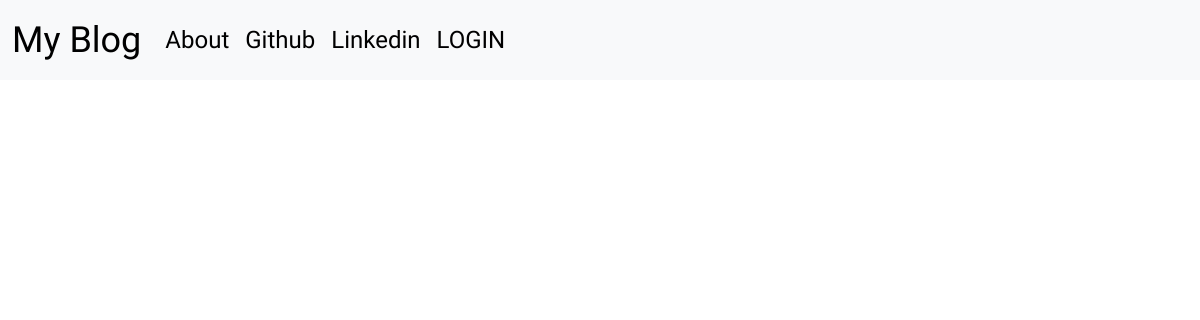
Before: / with the older database file.
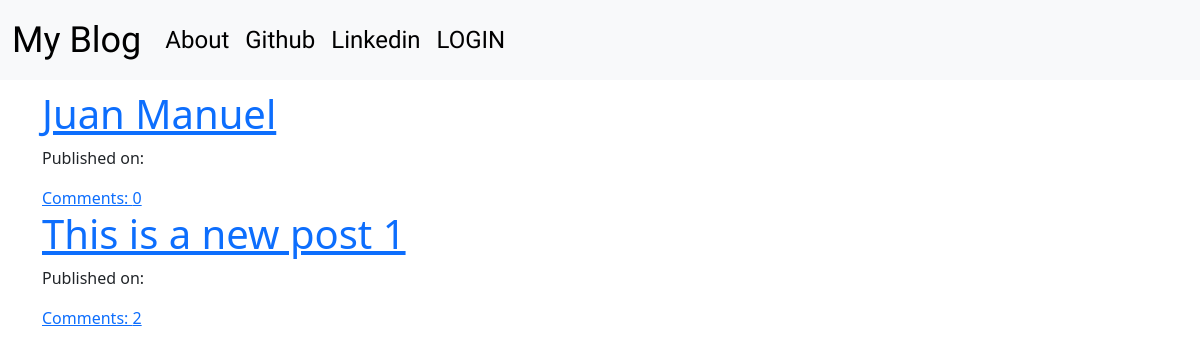
After: the same page with the newer database file.
### APP_Tech_blog/models.py (models this page shows, shortened)
class Post(models.Model):
    author = models.ForeignKey('auth.User', on_delete=models.CASCADE)
    title = models.CharField(max_length=200)
    text = models.TextField()
    created_date = models.DateTimeField(default=timezone.now)
    published_date = models.DateTimeField(blank=True, null=True)
    def approve_comments(self):
        return self.comments.filter(approved_comment=True)

### APP_Tech_blog/views.py (the view)
# urls.py: path('', views.PostListView.as_view(), name='post_list'),
class PostListView(ListView):
    model = Post
    def get_queryset(self):
        return Post.objects.filter(published_date__lte=timezone.now()).order_by('-published_date')

### APP_Tech_blog/templates/APP_Tech_blog/post_list.html
{% extends 'APP_Tech_blog/base.html' %}
{% block content %}
    <div class="centerstage">
        {% for post in post_list %}
            <div class="post">
            <h1><a href={% url 'post_detail' pk=post.pk %}>{{ post.title }}</a></h1>
            <div class="date">
                <p>Published on: {{ post.published|date:"D M Y" }}</p>
            </div>
                <a href={% url 'post_detail' pk=post.pk %}>Comments: {{ post.approve_comments.count }}</a>
            </div>
        {% endfor %}
    </div>
{% endblock %}

### APP_Tech_blog/templates/APP_Tech_blog/base.html (shortened to what this page needs)
<!DOCTYPE html>
{% load static %}
<html lang="en">
<head>
    <link rel="stylesheet" href="https://cdn.jsdelivr.net/npm/bootstrap-icons@1.5.0/font/bootstrap-icons.css">
    <link href="https://cdn.jsdelivr.net/npm/bootstrap@5.3.0-alpha3/dist/css/bootstrap.min.css" rel="stylesheet">
    <link rel="stylesheet" href="//cdn.jsdelivr.net/npm/medium-editor@latest/dist/css/medium-editor.min.css" type="text/css" media="screen">
    <link rel="stylesheet" href={% static 'css/blog.css' %}>
</head>
<body class="loader">
<nav class="navbar navbar-expand-lg bg-body-tertiary techfont custom-navbar">
    <div class="container-fluid">
        <a class="navbar-brand bigbrand" href={% url 'post_list' %}>My Blog</a>
        <div class="collapse navbar-collapse" id="navbarNav">
            <ul class="navbar-nav">
                <li class="nav-item">
                    <a class="nav-link active" aria-current="page" href={% url 'about' %}>About</a>
                </li>
                <li class="nav-item">
                    <a class="nav-link active" aria-current="page" href="https://www.github.com">Github</a>
                </li>
                <li class="nav-item">
                    <a class="nav-link active" aria-current="page" href="https://www.linkedin.com">Linkedin</a>
                </li>
                {% if user.is_authenticated %}
                    <li class="nav-item navbar-right">
                        <a class="nav-link active" aria-current="page" href={% url 'post_new' %}>New Post</a>
                    </li>
                    <li class="nav-item navbar-right">
                        <a class="nav-link active" aria-current="page" href={% url 'post_draft_list' %}>Drafts</a>
                    </li>
                    <li class="nav-item navbar-right">
                        <a class="nav-link active" aria-current="page" href={% url 'logout' %}>Logout</a>
                    </li>
                    <li>
                        <a>Welcome {{ user.username }}</a>
                    </li>
                {% else %}
                    <li class="nav-item navbar-right">
                        <a class="nav-link active" aria-current="page" href={% url 'login' %}>LOGIN</a>
                    </li>
                {% endif %}
            </ul>
        </div>
    </div>
</nav>
<div class="content container">
    <div class="row">
        <div class="col-md-8">
            <div class="blog_posts">
                {% block content %}
                {% endblock %}
            </div>
        </div>
    </div>
</div>
</body>
</html>

### APP_Tech_blog/static/css/blog.css (style rules this page uses)
.techfont { font-family: 'Russo One', sans-serif; font-size: 1.5em; margin-bottom: 10px; }
.bigbrand { font-size: 1.5em; }
.centerstage { margin-left: auto; margin-right: auto; }
.loader { filter:hue-rotate(0deg); color: linear-gradient(45deg,#0f8,#08f); animation:hue 10000ms infinite linear; }

Changed rows visible on the page:
added Post: title "Juan Manuel", approve_comments.count "0"
added Post: title "This is a new post 1", approve_comments.count "2"
